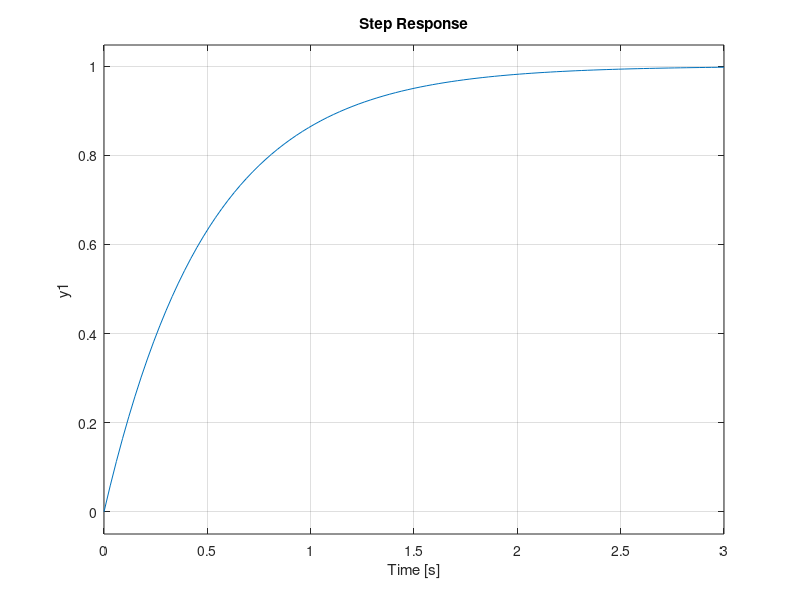

This figure's MATLAB source:
%%  Rotorcraft Parameters
%
%   This is just a test-file
%
%   Authors: Kostas Alexis (konstantinos.alexis@mavt.ethz.ch)

%%  Step 1: Assume some second order closed loop attitude dynamics
disp('### Define the Attitude Subsystem Closed-Loop Dynamics');

A_rp = [0 1; 0 -10];
B_rp = [0; 10];
C_rp = eye(2);
D_rp = zeros(2,1);

A_y = [0 1; 0 -2;];
B_y = [0; 2];
C_y = eye(2);
D_y = zeros(2,1);

sys_rp = ss(A_rp,B_rp,C_rp,D_rp);
sys_y = ss(A_y,B_y,C_y,D_y);

close all
subplot(2,1,1); step(sys_rp(2,1)); grid on;
subplot(2,1,2); step(sys_y(2,1)); grid on;

%%  Step 2: Assume a first order thrust model
disp('### Define Thrust Model');

A_t = -1;
B_t = 1;
C_t = 1;
D_t = 0;

sys_t = ss(A_t,B_t,C_t,D_t);


%%  Cascade the attitude - thrust dynamics with the translational dynamics
disp('### Cascade the Attitude-Thrust Dynamics with the Translational Dynamics');
disp('!!! -> sys_x, sys_y WE ASSUME WE ONLY MEASURE VELOCITY');

m = 1.0;
g = 9.8065; % m/s^2

A_x =  [0   1   0   0;
        0   0   g   0;
        0   0   A_rp(1,1)   A_rp(1,2);
        0   0   A_rp(2,1)   A_rp(2,2);];
B_x = [ 0; 0; B_rp(1); B_rp(2) ];
C_x = eye(4);% C_x(1,1) = 0; C_x(3,3) = 0; C_x(4,4) = 0;
% C_x = eye(4);
D_x = zeros(4,1);

A_y = A_x;
A_y(2,3) = - A_y(2,3);
B_y = B_x;
C_y = C_x;
D_y = D_x;

A_z = [0 1 0;
       0 0 (1/m);
       0 0 A_t(1);];
B_z = [0; 0; B_t(1);];
C_z = eye(3); C_z(1,1) = 0; C_z(3,3) = 0;
D_z = zeros(3,1);

sys_x = ss(A_x,B_x,C_x,D_x);
sys_y = ss(A_y,B_y,C_y,D_y);
sys_z = ss(A_z,B_z,C_z,D_z);

%%  Discretize
disp('### Discretize')
Ts = 0.02;

sys_x_d = c2d(sys_x,Ts,'zoh');
sys_y_d = c2d(sys_y,Ts,'zoh');
sys_z_d = c2d(sys_z,Ts,'zoh');